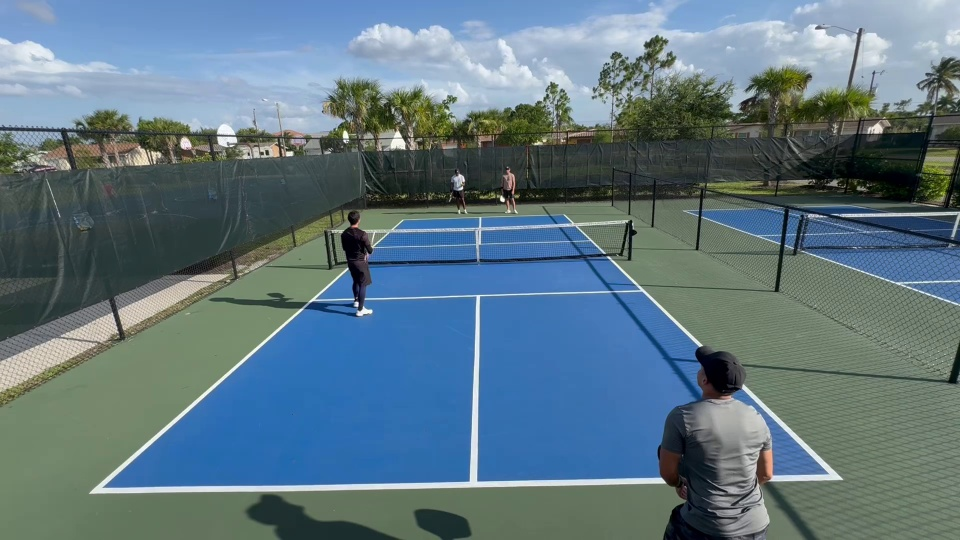
#> input picture tests/fixtures/real_court_960.jpg, 960 x 540 px
$ python -i court_detection.py   (imports and definitions only)
#> lines starting #> are read from the running program, lines starting #| are printed output that depends on the picture; after the words box and inside, x2 and y2 are one past the last pixel; in counts of white or black regions, pixels touching at a corner belong together
"""Local court registration using painted-line evidence and a pickleball template.

The detector targets a full court filmed from a stationary camera behind a baseline.
Color provides an optional search region; the final fit must explain the painted
baselines, sidelines, kitchen lines and service centerlines in perspective.
"""

from itertools import combinations
from typing import List, Tuple

import cv2
import numpy as np


# Coordinates run from the near-left corner (0, 0) to the far-right (20, 44).
COURT_LINES = np.float32([
    [[0, 44], [20, 44]], [[20, 44], [20, 0]],
    [[20, 0], [0, 0]], [[0, 0], [0, 44]],
    [[0, 15], [20, 15]], [[0, 29], [20, 29]],
    [[10, 0], [10, 15]], [[10, 29], [10, 44]],
])
COURT_CORNERS = np.float32([[0, 44], [20, 44], [20, 0], [0, 0]])


def _surface_region(frame):
    """Find the connected, saturated playing surface near the lower image center."""
    h, w = frame.shape[:2]
    hsv = cv2.cvtColor(frame, cv2.COLOR_BGR2HSV)
    patch = hsv[int(.35*h):int(.90*h), int(.22*w):int(.78*w)]
    colors = patch[..., 0][(patch[..., 1] > 45) & (patch[..., 2] > 40)]
    if colors.size < .01*w*h:
        return None
    histogram = np.bincount(colors, minlength=180).astype(float)
    histogram = np.convolve(np.r_[histogram[-4:], histogram, histogram[:4]], np.ones(9), 'valid')
    hue = int(np.argmax(histogram))
    delta = np.abs(hsv[..., 0].astype(float) - hue)
    delta = np.minimum(delta, 180-delta)
    mask = np.uint8((delta < 15) & (hsv[..., 1] > 35) & (hsv[..., 2] > 30))*255
    size = max(5, int(w/90) | 1)
    mask = cv2.morphologyEx(mask, cv2.MORPH_CLOSE, np.ones((size, size), np.uint8))
    count, labels, stats, _ = cv2.connectedComponentsWithStats(mask)
    best, best_score = None, 0
    for i in range(1, count):
        area = stats[i, cv2.CC_STAT_AREA]
        if area < .035*w*h:
            continue
        anchor = np.count_nonzero(labels[int(.45*h):int(.90*h), int(.35*w):int(.65*w)] == i)
        score = anchor + area*.1
        if score > best_score:
            best, best_score = i, score
    if best is None or stats[best, cv2.CC_STAT_AREA] > .85*w*h:
        return None
    ax, ay, aw, ah = stats[best, cv2.CC_STAT_LEFT], stats[best, cv2.CC_STAT_TOP], stats[best, cv2.CC_STAT_WIDTH], stats[best, cv2.CC_STAT_HEIGHT]
    court_mask = np.uint8(labels == best) * 255
    for i in range(1, count):
        if i == best:
            continue
        area = stats[i, cv2.CC_STAT_AREA]
        if area < .008*w*h:
            continue
        cx, cy, cw, ch = stats[i, cv2.CC_STAT_LEFT], stats[i, cv2.CC_STAT_TOP], stats[i, cv2.CC_STAT_WIDTH], stats[i, cv2.CC_STAT_HEIGHT]

        is_far_court = (cy >= int(.18*h) and cy + ch <= ay + int(.08*h)
                        and ay - (cy + ch) < int(.20*h)
                        and cx >= ax - int(.06*w) and cx + cw <= ax + aw + int(.06*w))

        is_side_split = (abs(cy - ay) < int(.12*h) and abs((cy + ch) - (ay + ah)) < int(.12*h)
                         and (abs(cx - (ax + aw)) < int(.08*w) or abs(ax - (cx + cw)) < int(.08*w)))

        if is_far_court or is_side_split:
            court_mask[labels == i] = 255

    contours, _ = cv2.findContours(court_mask, cv2.RETR_EXTERNAL, cv2.CHAIN_APPROX_SIMPLE)
    if not contours:
        return None
    hull = cv2.convexHull(np.vstack(contours))
    region = np.zeros_like(mask)
    cv2.fillConvexPoly(region, hull, 255)
    return region


def court_line_evidence(frame):
    """Return a thin bright-line mask, optionally restricted to the court surface."""
    h, w = frame.shape[:2]
    hsv = cv2.cvtColor(frame, cv2.COLOR_BGR2HSV)
    gray = cv2.cvtColor(frame, cv2.COLOR_BGR2GRAY)
    size = max(11, int(w*.018) | 1)
    ridge = cv2.morphologyEx(gray, cv2.MORPH_TOPHAT,
                             cv2.getStructuringElement(cv2.MORPH_ELLIPSE, (size, size)))
    # Weathered paint inherits the blue surface hue in shadow. Requiring almost
    # zero saturation discards the near kitchen line in real outdoor footage.
    saturation = hsv[..., 1].astype(np.float32)
    local_saturation = cv2.GaussianBlur(saturation, (0, 0), max(2., w*.007))
    paint_color = (saturation < 155) | (saturation < local_saturation-18)
    mask = np.uint8((ridge > 11) & paint_color & (hsv[..., 2] > 65))*255
    region = _surface_region(frame)
    if region is not None:
        margin = max(5, int(w*.012))
        search = cv2.dilate(region, np.ones((margin*2+1, margin*2+1), np.uint8))
        mask = cv2.bitwise_and(mask, search)
    # A rear-court view has no playing surface in the very top of the image.
    mask[:int(.12*h)] = 0
    return mask, region


def _line_candidates(mask):
    h, w = mask.shape
    segments = cv2.HoughLinesP(mask, 1, np.pi/720, threshold=max(18, int(w*.024)),
                              minLineLength=max(20, int(w*.04)), maxLineGap=max(8, int(w*.018)))
    if segments is None:
        return [], []
    groups = [[], []]
    for x1, y1, x2, y2 in segments.reshape(-1, 4):
        p, q = np.float64([x1, y1]), np.float64([x2, y2])
        length = float(np.linalg.norm(q-p))
        line = np.cross(np.r_[p, 1.], np.r_[q, 1.])
        line /= np.linalg.norm(line[:2])
        if line[0] < 0:
            line = -line
        transverse = abs(y2-y1) < .45*abs(x2-x1)
        groups[0 if transverse else 1].append((line, length, p, q))
    result = []
    for candidates in groups:
        clusters = []
        for line, length, p, q in sorted(candidates, key=lambda item: -item[1]):
            for cluster in clusters:
                # Merge fragments of the same marking, preserving camera roll.
                if abs(np.dot(line[:2], cluster[0][:2])) > .998 and max(
                        abs(np.dot(cluster[0], np.r_[p, 1.])),
                        abs(np.dot(cluster[0], np.r_[q, 1.]))) < max(3, w*.004):
                    cluster[1] += length
                    cluster[2].extend([p, q])
                    break
            else:
                clusters.append([line, length, [p, q]])
        fitted = []
        for line, support, points in clusters:
            vx, vy, x, y = cv2.fitLine(np.float32(points), cv2.DIST_HUBER, 0, .01, .01).ravel()
            fitted.append((np.float64([vy, -vx, vx*y-vy*x]), support))
        result.append(sorted(fitted, key=lambda item: -item[1])[:16])
    return result[0], result[1]


def _intersection(a, b):
    p = np.cross(a, b)
    if abs(p[2]) < 1e-7:
        return None
    return p[:2]/p[2]


def _valid_quad(quad, width, height):
    if quad is None or not np.isfinite(quad).all():
        return False
    if np.any(quad < [-.04*width, -.04*height]) or np.any(quad > [1.04*width, 1.04*height]):
        return False
    polygon = np.float32(quad).reshape(-1, 1, 2)
    if not cv2.isContourConvex(polygon) or cv2.contourArea(polygon) < .045*width*height:
        return False
    far, near = np.linalg.norm(quad[1]-quad[0]), np.linalg.norm(quad[2]-quad[3])
    left, right = np.linalg.norm(quad[3]-quad[0]), np.linalg.norm(quad[2]-quad[1])
    near_y = (quad[2, 1] + quad[3, 1]) / 2
    near_cx = (quad[2, 0] + quad[3, 0]) / 2
    return (quad[0, 0] < quad[1, 0] and quad[3, 0] < quad[2, 0]
            and np.mean(quad[:2, 1]) + .15*height < np.mean(quad[2:, 1])
            and near_y > .55*height
            and .15*width < near_cx < .85*width
            and far > .10*width and near > .25*width and .12 < far/near <= 1.05
            and min(left, right) > .20*height and min(left, right)/max(left, right) > .35)


def _sample_template(quad, samples=60):
    matrix = cv2.getPerspectiveTransform(COURT_CORNERS, np.float32(quad))
    alpha = np.linspace(.025, .975, samples, dtype=np.float32)
    points = COURT_LINES[:, :1] + (COURT_LINES[:, 1:] - COURT_LINES[:, :1])*alpha[None, :, None]
    return cv2.perspectiveTransform(points.reshape(-1, 1, 2), matrix).reshape(8, samples, 2)


def _score_quad(quad, distance, region=None):
    h, w = distance.shape
    projected = _sample_template(quad)
    xy = np.rint(projected).astype(int)
    inside = (xy[..., 0] >= 0) & (xy[..., 0] < w) & (xy[..., 1] >= 0) & (xy[..., 1] < h)
    x, y = np.clip(xy[..., 0], 0, w-1), np.clip(xy[..., 1], 0, h-1)
    distances = distance[y, x]
    tolerance = max(2., w*.0025)
    support = (np.exp(-.5*np.minimum(distances/tolerance, 12.)**2)*inside).mean(axis=1)
    # Internal lines disambiguate a baseline from a net tape or kitchen line.
    # The far kitchen marking is often hidden behind the raised net. The near
    # kitchen and service centerline remain useful independent constraints.
    score = (.48*support[:4].mean() + .23*support[4]
             + .06*support[5] + .16*support[6] + .07*support[7])
    score *= .6 + .4*float(np.min(support[:4]))
    if region is not None:
        center = np.mean(quad, axis=0).astype(int)
        if region[np.clip(center[1], 0, h-1), np.clip(center[0], 0, w-1)] == 0:
            score *= .5
    return float(score), support


# [8 lines left out: function court_alignment_score, not called in this run]


def _refine_quad(quad, distance):
    """Align a candidate against all visible paint with a robust pixel residual."""
    from scipy.optimize import least_squares

    h, w = distance.shape
    original = quad.ravel().copy()
    weights = np.sqrt([2., 2., 2., 2., 1.4, .25, 1.2, .5])[:, None]

    def residual(values):
        points = _sample_template(values.reshape(4, 2), samples=80)
        # Bilinear sampling keeps the objective smooth below one pixel.
        x = np.clip(points[..., 0], 0, w-1.001)
        y = np.clip(points[..., 1], 0, h-1.001)
        ix, iy = x.astype(int), y.astype(int)
        fx, fy = x-ix, y-iy
        d = ((1-fx)*(1-fy)*distance[iy, ix] + fx*(1-fy)*distance[iy, ix+1]
             + (1-fx)*fy*distance[iy+1, ix] + fx*fy*distance[iy+1, ix+1])
        # Occluded paint must not drag the court toward a player or the net.
        limits = np.array([max(12., w*.015)]*4 + [max(6., w*.009)]*4)[:, None]
        d = np.minimum(d, limits)
        return np.r_[(d*weights).ravel(), .08*(values-original)]

    radius = max(8., w*.022)
    fit = least_squares(residual, original, bounds=(original-radius, original+radius),
                        loss='soft_l1', f_scale=1.5, diff_step=.0005, max_nfev=45)
    return fit.x.reshape(4, 2)


def _snap_boundaries(quad, mask):
    """Fit stripe centers so thick paint/occlusions cannot move an outer corner."""
    h, w = mask.shape
    radius = max(6, int(w*.015))
    offsets = np.arange(-radius, radius+1)
    lines = []
    for start, end in zip(quad, np.roll(quad, -1, axis=0)):
        vector = end-start
        normal = np.array([-vector[1], vector[0]])/np.linalg.norm(vector)
        points = []
        for alpha in np.linspace(.04, .96, 100):
            center = start + alpha*vector
            profile = np.rint(center + offsets[:, None]*normal).astype(int)
            valid = ((profile[:, 0] >= 0) & (profile[:, 0] < w)
                     & (profile[:, 1] >= 0) & (profile[:, 1] < h))
            white = np.zeros(len(offsets), dtype=bool)
            white[valid] = mask[profile[valid, 1], profile[valid, 0]] > 0
            edges = np.diff(np.r_[False, white, False].astype(int))
            runs = [(a, b) for a, b in zip(np.flatnonzero(edges == 1), np.flatnonzero(edges == -1))
                    if b-a <= max(8, w*.012)]
            if runs:
                a, b = min(runs, key=lambda run: abs((offsets[run[0]]+offsets[run[1]-1])/2))
                offset = (offsets[a]+offsets[b-1])/2
                points.append(center+normal*offset)
        if len(points) < 25:
            line = np.cross(np.r_[start, 1.], np.r_[end, 1.])
        else:
            vx, vy, x, y = cv2.fitLine(np.float32(points), cv2.DIST_HUBER, 0, .01, .01).ravel()
            line = np.array([vy, -vx, vx*y-vy*x])
        lines.append(line)
    points = [_intersection(lines[i-1], lines[i]) for i in range(4)]
    return np.array(points) if all(point is not None for point in points) else quad


def detect_court(frame: np.ndarray) -> Tuple[List[Tuple[float, float]], float]:
    """Return four proposed corners and a measured [0, 1] line-match score.

    A zero score means no supported court was found; the four returned preset
    points are only handles for manual correction, never a successful detection.
    """
    height, width = frame.shape[:2]
    prior = [(width*.25, height*.25), (width*.75, height*.25),
             (width*.90, height*.90), (width*.10, height*.90)]
    scale = min(1., 1280./width)
    small = cv2.resize(frame, (round(width*scale), round(height*scale))) if scale < 1 else frame
    h, w = small.shape[:2]
    mask, region = court_line_evidence(small)
    if np.count_nonzero(mask) < w*.4:
        return prior, 0.
    transverse, longitudinal = _line_candidates(mask)
    if len(transverse) < 2 or len(longitudinal) < 2:
        return prior, 0.
    distance = cv2.distanceTransform(cv2.bitwise_not(mask), cv2.DIST_L2, 3)
    best_quad, best_score = None, 0.
    proposals = []
    for (a, _), (b, _) in combinations(longitudinal, 2):
        for (c, _), (d, _) in combinations(transverse, 2):
            pts = [_intersection(a, c), _intersection(b, c), _intersection(b, d), _intersection(a, d)]
            if any(p is None for p in pts):
                continue
            quad = np.array(pts)
            # Sort the two end lines in image y, then their intersections in x.
            top, bottom = quad[:2], quad[2:]
            if np.mean(top[:, 1]) > np.mean(bottom[:, 1]):
                top, bottom = bottom, top
            quad = np.array([*top[np.argsort(top[:, 0])], *bottom[np.argsort(-bottom[:, 0])]])
            if not _valid_quad(quad, w, h):
                continue
            score, _ = _score_quad(quad, distance, region)
            proposals.append((score, quad))
            if score > best_score:
                best_quad, best_score = quad, score
    if best_quad is None:
        return prior, 0.
    # Refine a small set of distinct hypotheses, rather than tuning only whichever
    # Hough segment happened to be longest or landed on one edge of thick paint.
    refined_seeds = []
    for score, quad in sorted(proposals, key=lambda item: -item[0]):
        if any(np.linalg.norm(quad-seed, axis=1).max() < w*.008 for seed in refined_seeds):
            continue
        refined_seeds.append(quad)
        refined = _refine_quad(quad, distance)
        if _valid_quad(refined, w, h):
            refined_score, _ = _score_quad(refined, distance, region)
            if refined_score > best_score:
                best_quad, best_score = refined, refined_score
        if len(refined_seeds) >= 8:
            break
    snapped = _snap_boundaries(best_quad, mask)
    if _valid_quad(snapped, w, h):
        snapped_score, _ = _score_quad(snapped, distance, region)
        if snapped_score >= best_score-.06:
            best_quad, best_score = snapped, snapped_score
    return [(float(x/scale), float(y/scale)) for x, y in best_quad], best_score

>>> import cv2
>>> picture = cv2.imread('../tests/fixtures/real_court_960.jpg')
#> picture is the input picture: shape (540, 960, 3); mean B, G, R 130, 118.5, 94.9
>>> result = detect_court(picture)
#> in court_line_evidence, `gray = cv2.cvtColor(frame, cv2.COLOR_BGR2GRAY)`:
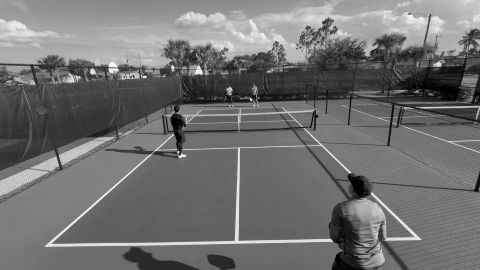
#> gray: shape (540, 960) (shown at 1/2 size); min 0, max 254, mean 112.7
#> in court_line_evidence, `local_saturation = cv2.GaussianBlur(saturation, (0, 0), max(2., w*.007))`:
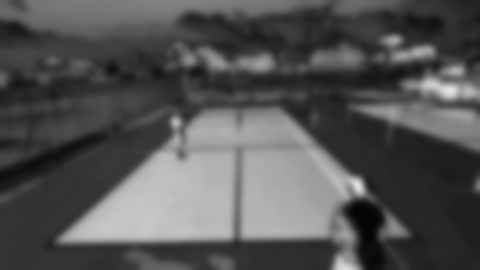
#> local_saturation: shape (540, 960) float32 (shown at 1/2 size); min 3.38, max 228.3, mean 84
#> in court_line_evidence, `paint_color = (saturation < 155) | (saturation < local_saturation-18)`:
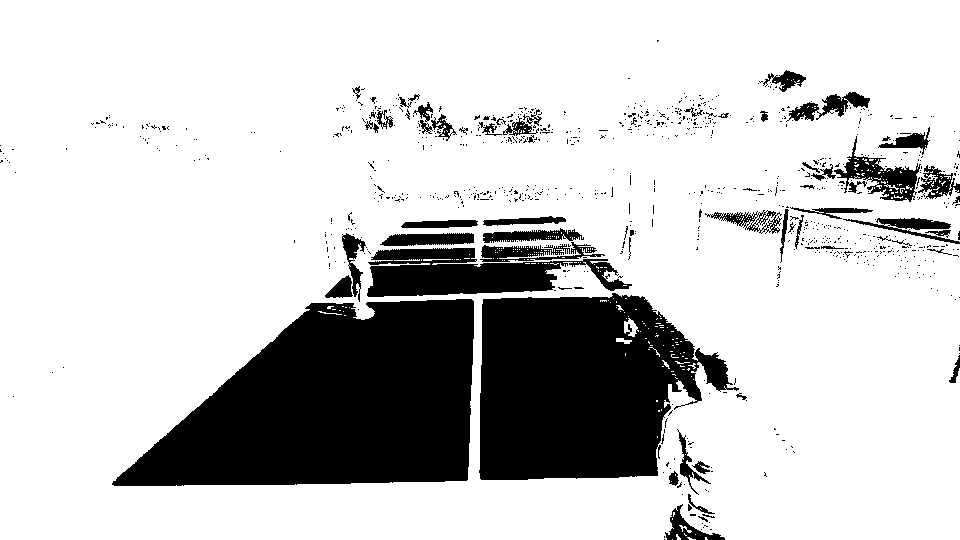
#> paint_color: shape (540, 960) bool; 79.5% white; 884 black regions (821 under 20 px), largest, box (x1, y1, x2, y2) and area: (112, 299, 474, 486) 46733, (479, 293, 739, 480) 34961, (367, 248, 632, 297) 7468
#> in court_line_evidence, `mask = np.uint8((ridge > 11) & paint_color & (hsv[..., 2] > 65))*255`:
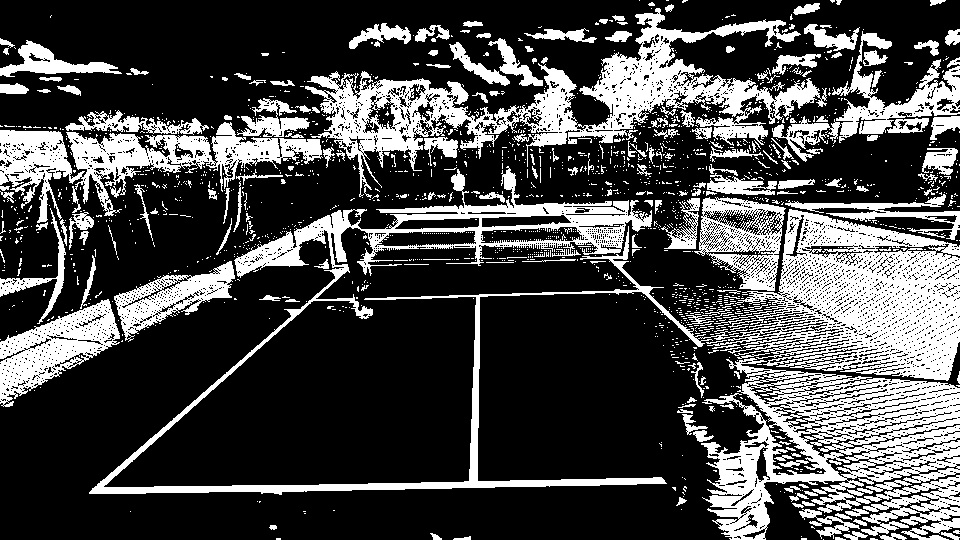
#> mask: shape (540, 960); 28.3% white; 1754 white regions (1541 under 20 px), largest, box (x1, y1, x2, y2) and area: (89, 166, 960, 495) 41464, (701, 358, 960, 540) 23562, (305, 8, 827, 198) 21744
#> in _surface_region, `histogram = np.bincount(colors, minlength=180).astype(float)`: histogram = 180 values, max 46454 at index 106, min 0 at index 75, mean 685.2
#> in _surface_region, `histogram = np.convolve(np.r_[histogram[-4:], histogram, histogram[:4]..`: histogram = 180 values, max 101075 at index 105, min 26 at index 149, mean 6167.2
#> in _surface_region, `hue = int(np.argmax(histogram))`: hue = 105
#> in _surface_region, `delta = np.minimum(delta, 180-delta)`:
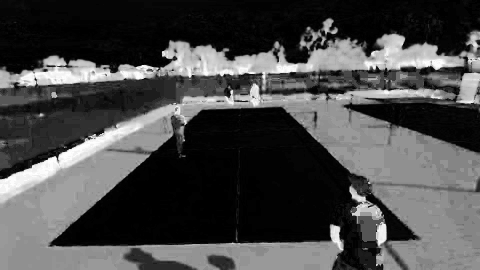
#> delta: shape (540, 960) float64 (shown at 1/2 size); min 0, max 90, mean 25.9; drawn with min black and max white
#> in _surface_region, `mask = cv2.morphologyEx(mask, cv2.MORPH_CLOSE, np.ones((size, size), n..`:
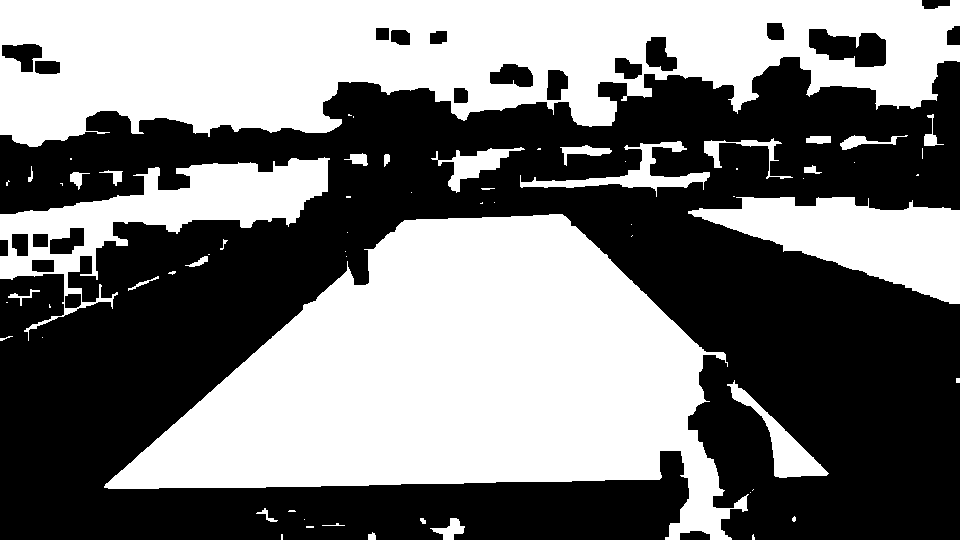
#> mask: shape (540, 960); 47.6% white; 65 white regions (35 under 20 px), largest, box (x1, y1, x2, y2) and area: (104, 214, 749, 540) 111715, (0, 0, 960, 147) 94053, (0, 157, 330, 341) 16486
#> in _surface_region, `count, labels, stats, _ = cv2.connectedComponentsWithStats(mask)`:
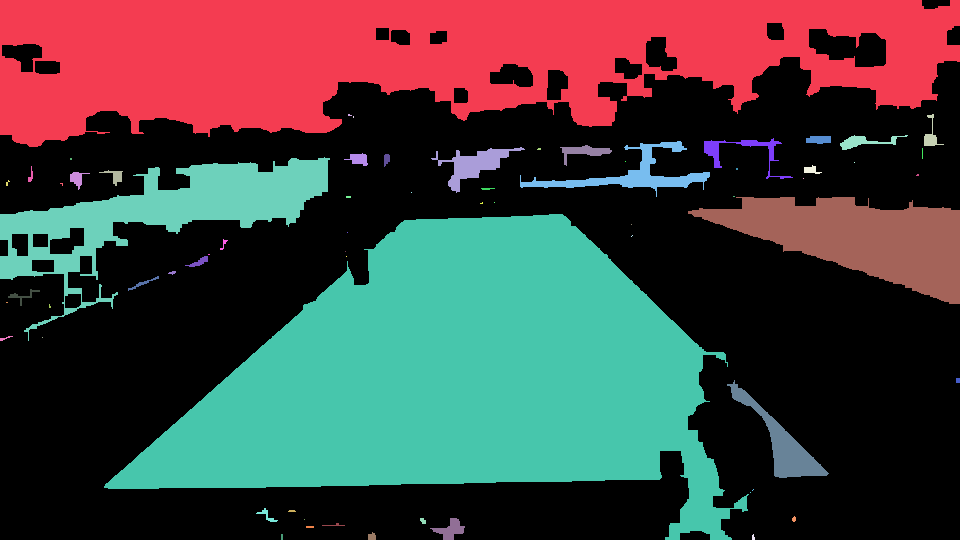
#> labels: shape (540, 960) int32; 66 distinct labels, from 0 to 65; one colour per label, 0 black
#> in _surface_region, `count, labels, stats, _ = cv2.connectedComponentsWithStats(mask)`: count = 66; stats = 66 rows, first 6: [0, 0, 960, 540, 271499], [0, 0, 960, 147, 94053], [348, 114, 4, 2, 6], [924, 114, 20, 32, 191], [353, 116, 1, 2, 2], [840, 135, 68, 15, 365]
#> the loop in _surface_region, `for i in range(1, count):` made 65 passes
#> (area, anchor, score, best, best_score) on passes 1, 35: (94053, 0, 9405.3, 1, 9405.3), (111715, 67493, 78664.5, 35, 78664.5)
#> (the rest of the program and of its run is left out)
